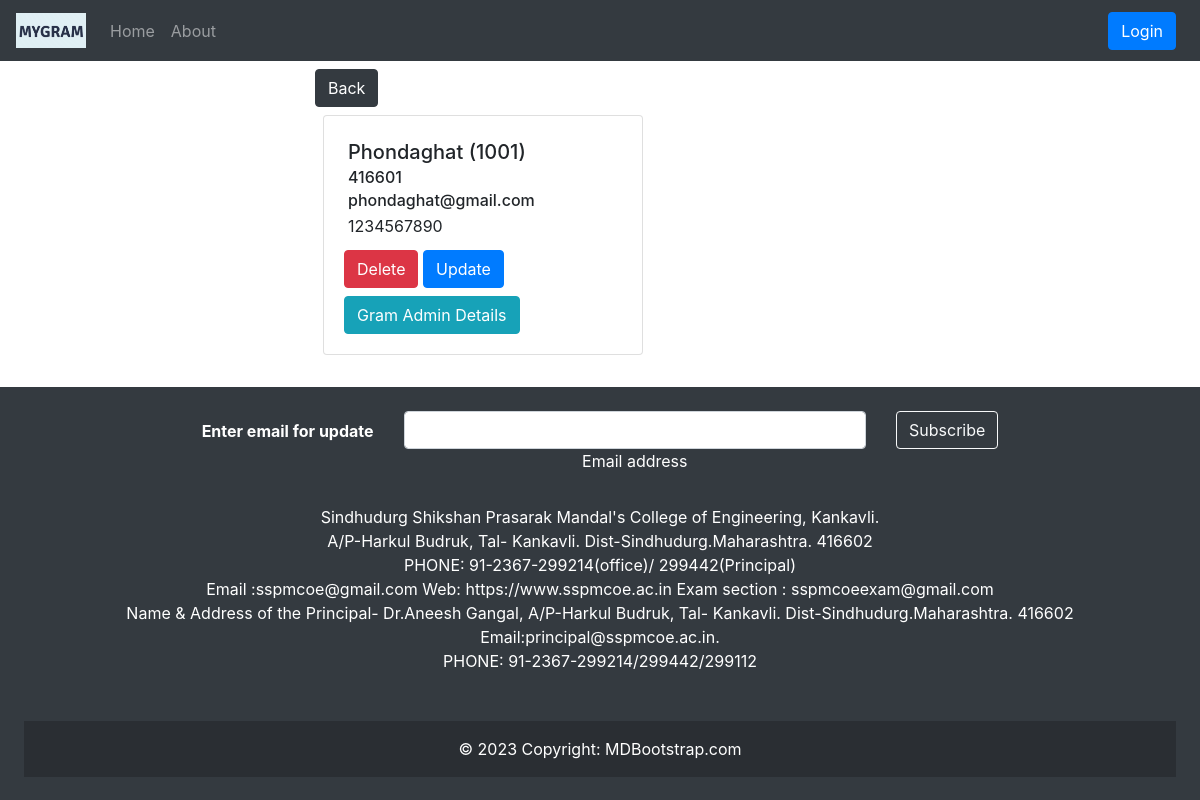
Page /gramdetail/1001/ on the earlier database version.
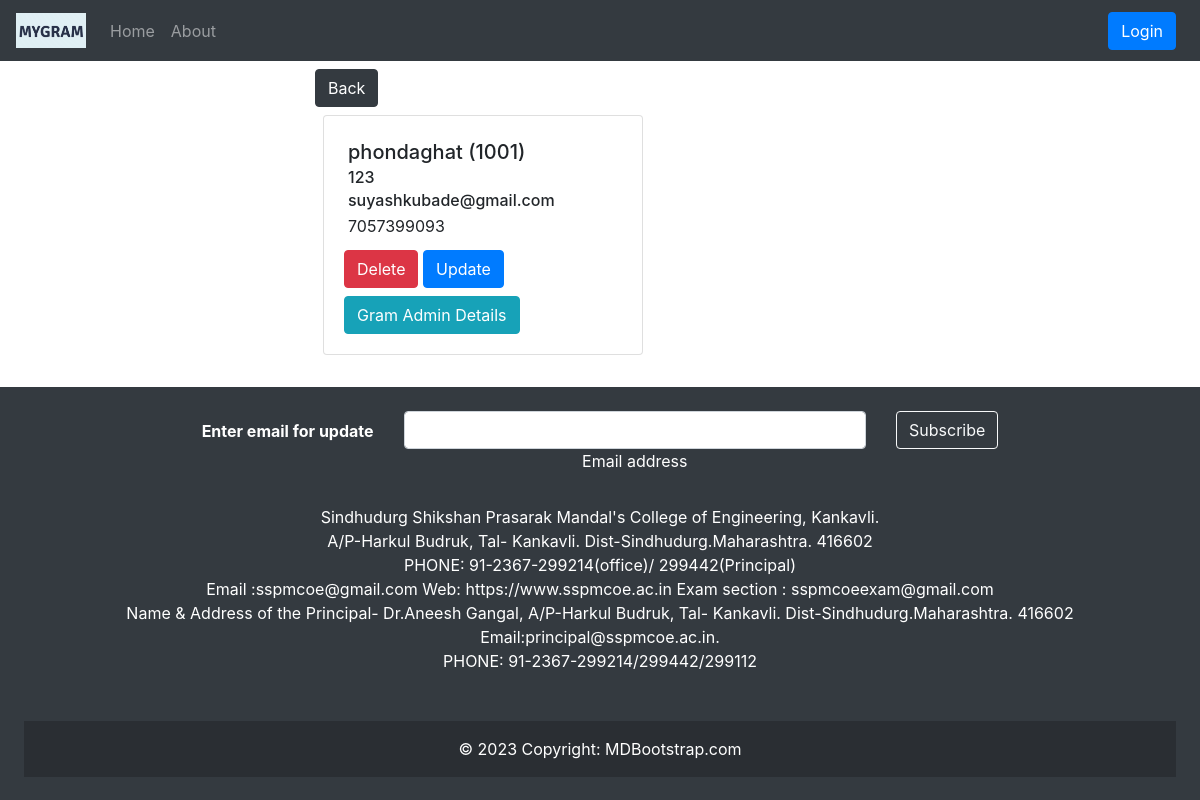
Same page on the later database version.
### gramapp/models.py (models this page shows, shortened)
class Grampanchayat(models.Model):
    gramid = models.IntegerField(primary_key=True)
    gramname = models.CharField(max_length=50, unique=True)
    gramaddress = models.TextField(max_length=100)
    gramemail = models.EmailField()
    gramcontact = models.CharField(max_length=10)

### gramapp/views.py (the view)
# urls.py: path('gramdetail/<int:pk>/', views.gramdetail, name='gramdetail'),
def gramdetail(request, pk):
    eachGram = Grampanchayat.objects.get(gramid=pk)
    gramAdmin = Gramadmin.objects.all().filter(grampanchayat=eachGram)
    context = {'eachGram': eachGram, 'gramAdmin': gramAdmin}
    return render(request, 'gramapp/viewGramDetails.html', context)

### templates/gramapp/viewGramDetails.html (shortened to what this page needs)
{% extends 'gramapp/base1.html' %}
{% block body %}
<div class="container">
    <div class="row justify-content-center">
        <div class="col md-6">
          <a href="{% url 'viewgram' %}" class="btn btn-dark mt-2">Back</a>
            <div class="card m-2" style="width: 20rem;">
                <div class="card-body">
                    <h5 class="card-title m-1">{{eachGram.gramname}} ({{eachGram.gramid}})</h5>
                    <h6 class="card-subtitle m-1">{{eachGram.gramaddress}}</h6>
                    <h6 class="card-text m-1">{{eachGram.gramemail}}</h6>
                    <p class="card-text m-1">{{eachGram.gramcontact}}</p>
                    <a href="{% url 'deletegram' eachGram.pk %}" class="btn btn-danger mt-2">Delete</a>
                    <a href="{}" class="btn btn-primary mt-2">Update</a>
                    {% if gramAdmin %}
                    {% for gramAdmin in gramAdmin %}
                    {% if eachGram == gramAdmin.grampanchayat %}
                    <a href="{% url 'viewgramadmin' gramAdmin.pk %}" class="btn btn-info mt-2">Gram Admin Details</a>
                    {% endif %}
                    {% endfor %}
                    {% else %}
                    <a href="{% url 'addgramadmin' eachGram.pk %}" class="btn btn-info mt-2">Add Admin</a>
                    {% endif %}
                </div>
            </div>
        </div>
    </div>
</div>
{% endblock body %}

Differences in the rows shown:
changed Grampanchayat id 1001: gramname "Phondaghat" → "phondaghat"; gramaddress "416601" → "123"; gramemail "phondaghat@gmail.com" → "suyashkubade@gmail.com"; gramcontact "1234567890" → "7057399093"
